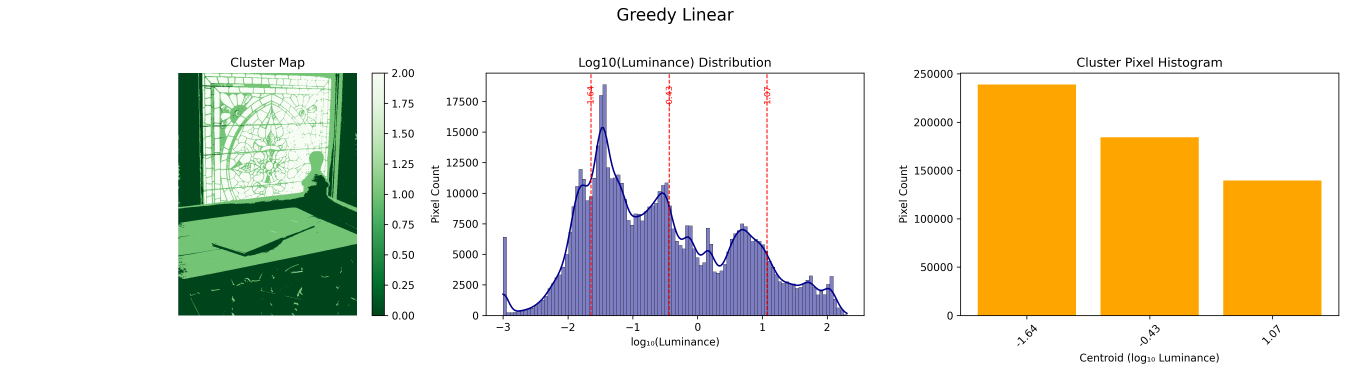
#> input picture HDR /data/1e-3.0 - auto1.51 - greedy - a_para 0.33/Greedy_Linear.png, 5400 x 1500 px, given as the content of the folder data/Set12, which was not available (shown at 1/4 size)
$ python testfor_gaussian.py
#> lines starting #> are read from the running program, lines starting #| are printed output that depends on the picture; pictures that were not available may be replaced by others from this repository, and a replacement may not be noted
import cv2
import os
import argparse
import glob
import numpy as np
from utils import *  # 為了使用 batch_PSNR

parser = argparse.ArgumentParser(description="GaussianFilter_Test")
parser.add_argument("--test_data", type=str, default='Set12', help='test on Set12 or Set68')
parser.add_argument("--test_noiseL", type=float, default=25, help='noise level used on test set')
parser.add_argument("--kernel_size", type=int, default=3, help='Gaussian filter kernel size')
parser.add_argument("--sigma", type=float, default=1.0, help='Gaussian kernel standard deviation')
opt = parser.parse_args()

def normalize(data):
    return data / 255.

def denormalize(data):
    return np.clip(data * 255., 0, 255).astype(np.uint8)

def add_titles(image_row, titles, font=cv2.FONT_HERSHEY_SIMPLEX, font_scale=0.5, thickness=1):
    h, w = image_row.shape[:2]
    section_width = w // 3
    title_height = 20
    new_image = np.zeros((h + title_height, w), dtype=np.uint8)
    new_image[title_height:, :] = image_row
    for i, title in enumerate(titles):
        text_size = cv2.getTextSize(title, font, font_scale, thickness)[0]
        x = section_width * i + (section_width - text_size[0]) // 2
        y = title_height - 5
        cv2.putText(new_image, title, (x, y), font, font_scale, 255, thickness, cv2.LINE_AA)
    return new_image

def main():
    print('Loading data ...\n')
    files_source = glob.glob(os.path.join('data', opt.test_data, '*.png'))
    files_source.sort()

    output_dir = f"demo_gaussian{opt.kernel_size}x{opt.kernel_size}"
    os.makedirs(output_dir, exist_ok=True)

    psnr_total = 0
    for idx, f in enumerate(files_source, start=1):
        Img = cv2.imread(f, cv2.IMREAD_GRAYSCALE)
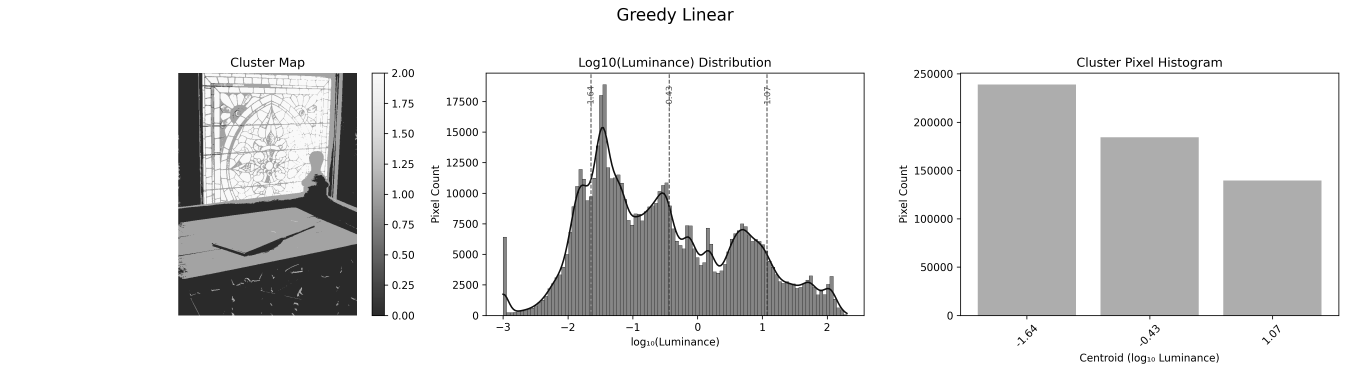
#> Img: shape (1500, 5400) (shown at 1/4 size); min 0, max 255, mean 225.3
        Img_norm = normalize(np.float32(Img))
        noise = np.random.normal(0, opt.test_noiseL / 255., Img_norm.shape)
        noisy_img = Img_norm + noise
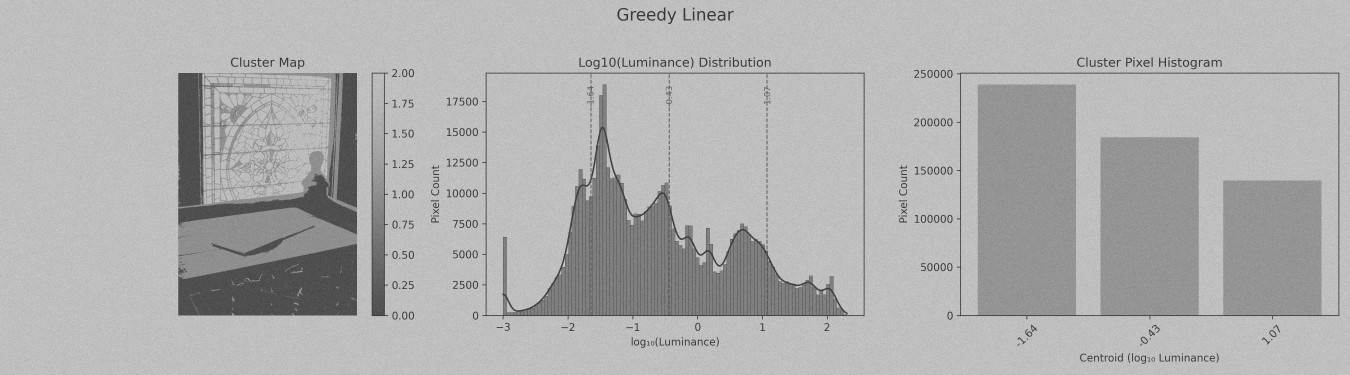
#> noisy_img: shape (1500, 5400) float64 (shown at 1/4 size); min -0.426, max 1.47, mean 0.883; drawn with min black and max white
        noisy_img = np.clip(noisy_img, 0., 1.)

        denoised = cv2.GaussianBlur(noisy_img, (opt.kernel_size, opt.kernel_size), opt.sigma)

        clean_img = denormalize(Img_norm)
        noisy_img_ = denormalize(noisy_img)
        denoised_img = denormalize(denoised)

#> (the run stopped early here; a loop or call above may not have finished)

$ run again, on HDR /data/1e-3.0 - auto1.51 - greedy - a_para 2.00/Probability_Map.png
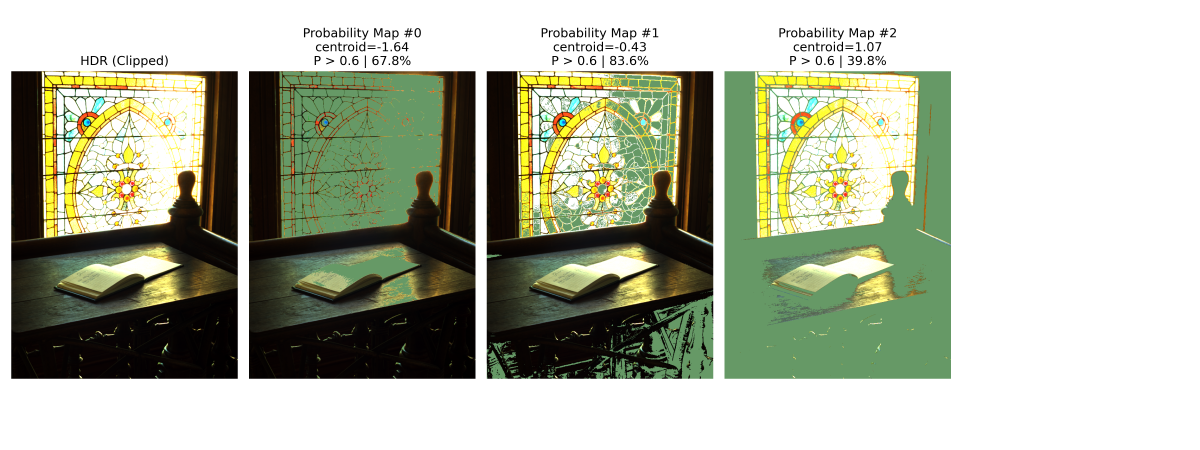
#> input picture HDR /data/1e-3.0 - auto1.51 - greedy - a_para 2.00/Probability_Map.png, 4800 x 1800 px, given as the content of the folder data/Set12, which was not available (shown at 1/4 size)
#> in main, `Img = cv2.imread(f, cv2.IMREAD_GRAYSCALE)`:
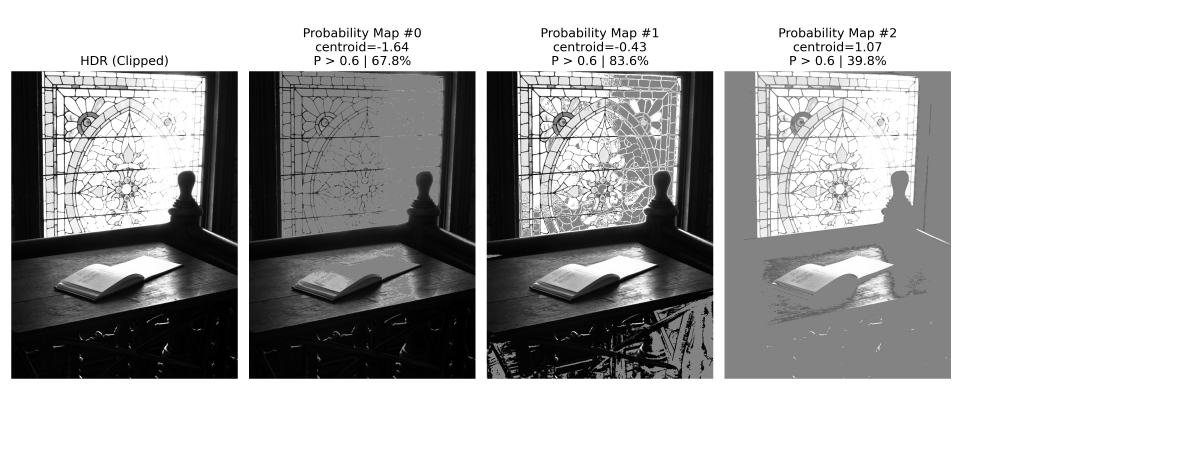
#> Img: shape (1800, 4800) (shown at 1/4 size); min 0, max 255, mean 177.8
#> in main, `noisy_img = Img_norm + noise`:
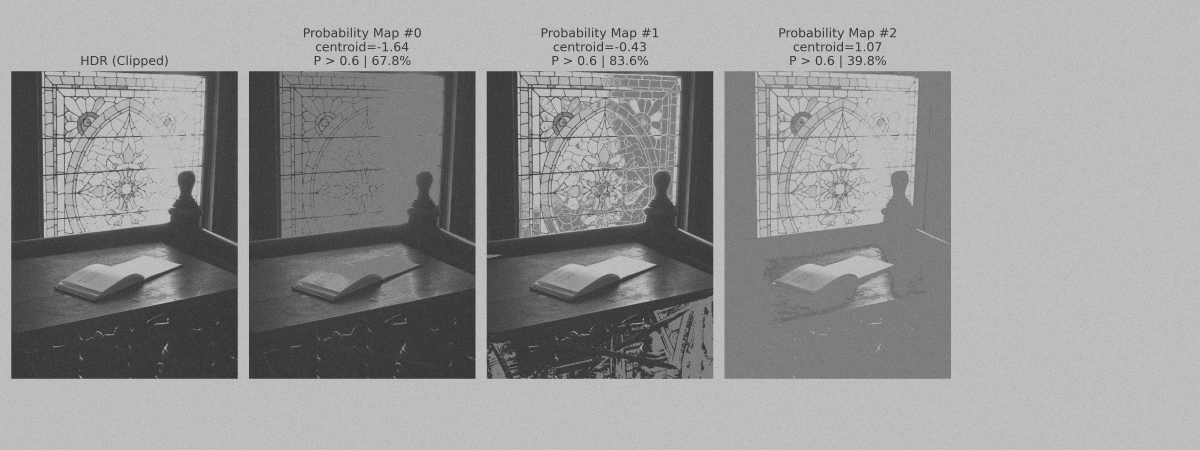
#> noisy_img: shape (1800, 4800) float64 (shown at 1/4 size); min -0.442, max 1.5, mean 0.697; drawn with min black and max white
